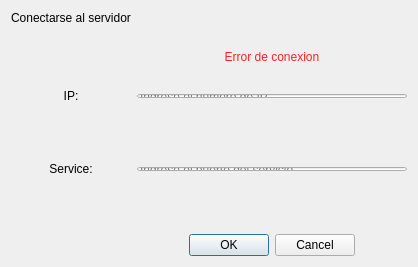
<?xml version="1.0" encoding="UTF-8"?>
<ui version="4.0">
 <class>ConectView</class>
 <widget class="QDialog" name="ConectView">
  <property name="geometry">
   <rect>
    <x>0</x>
    <y>0</y>
    <width>418</width>
    <height>267</height>
   </rect>
  </property>
  <property name="windowTitle">
   <string>Dialog</string>
  </property>
  <layout class="QGridLayout" name="gridLayout">
   <item row="2" column="0">
    <widget class="QLabel" name="label">
     <property name="text">
      <string>IP:</string>
     </property>
     <property name="alignment">
      <set>Qt::AlignCenter</set>
     </property>
     <property name="margin">
      <number>10</number>
     </property>
    </widget>
   </item>
   <item row="3" column="0">
    <spacer name="verticalSpacer_2">
     <property name="orientation">
      <enum>Qt::Vertical</enum>
     </property>
     <property name="sizeHint" stdset="0">
      <size>
       <width>20</width>
       <height>40</height>
      </size>
     </property>
    </spacer>
   </item>
   <item row="0" column="0">
    <widget class="QLabel" name="label_3">
     <property name="text">
      <string>Conectarse al servidor</string>
     </property>
     <property name="margin">
      <number>10</number>
     </property>
    </widget>
   </item>
   <item row="1" column="0">
    <spacer name="verticalSpacer">
     <property name="orientation">
      <enum>Qt::Vertical</enum>
     </property>
     <property name="sizeHint" stdset="0">
      <size>
       <width>20</width>
       <height>40</height>
      </size>
     </property>
    </spacer>
   </item>
   <item row="4" column="0">
    <widget class="QLabel" name="label_2">
     <property name="text">
      <string>Service:</string>
     </property>
     <property name="alignment">
      <set>Qt::AlignCenter</set>
     </property>
     <property name="margin">
      <number>10</number>
     </property>
    </widget>
   </item>
   <item row="5" column="0">
    <spacer name="verticalSpacer_3">
     <property name="orientation">
      <enum>Qt::Vertical</enum>
     </property>
     <property name="sizeHint" stdset="0">
      <size>
       <width>20</width>
       <height>40</height>
      </size>
     </property>
    </spacer>
   </item>
   <item row="2" column="1">
    <layout class="QVBoxLayout" name="IPVLayout">
     <property name="topMargin">
      <number>5</number>
     </property>
     <property name="bottomMargin">
      <number>5</number>
     </property>
     <item>
      <widget class="QLineEdit" name="ipInput">
       <property name="sizePolicy">
        <sizepolicy hsizetype="Expanding" vsizetype="Ignored">
         <horstretch>0</horstretch>
         <verstretch>0</verstretch>
        </sizepolicy>
       </property>
       <property name="inputMask">
        <string/>
       </property>
       <property name="placeholderText">
        <string>Ingrese el numero de IP</string>
       </property>
      </widget>
     </item>
    </layout>
   </item>
   <item row="4" column="1">
    <layout class="QVBoxLayout" name="ServicVLayout">
     <property name="topMargin">
      <number>5</number>
     </property>
     <property name="bottomMargin">
      <number>5</number>
     </property>
     <item>
      <widget class="QLineEdit" name="serviceInput">
       <property name="sizePolicy">
        <sizepolicy hsizetype="Expanding" vsizetype="Ignored">
         <horstretch>0</horstretch>
         <verstretch>0</verstretch>
        </sizepolicy>
       </property>
       <property name="placeholderText">
        <string>Ingrese el puerto del servicio</string>
       </property>
      </widget>
     </item>
    </layout>
   </item>
   <item row="6" column="1">
    <widget class="QDialogButtonBox" name="connectionBtnBox">
     <property name="standardButtons">
      <set>QDialogButtonBox::Cancel|QDialogButtonBox::Ok</set>
     </property>
     <property name="centerButtons">
      <bool>true</bool>
     </property>
    </widget>
   </item>
   <item row="1" column="1">
    <widget class="QLabel" name="errorLabel">
     <property name="palette">
      <palette>
       <active>
        <colorrole role="WindowText">
         <brush brushstyle="SolidPattern">
          <color alpha="217">
           <red>255</red>
           <green>0</green>
           <blue>0</blue>
          </color>
         </brush>
        </colorrole>
       </active>
       <inactive>
        <colorrole role="WindowText">
         <brush brushstyle="SolidPattern">
          <color alpha="217">
           <red>255</red>
           <green>0</green>
           <blue>0</blue>
          </color>
         </brush>
        </colorrole>
       </inactive>
       <disabled>
        <colorrole role="WindowText">
         <brush brushstyle="SolidPattern">
          <color alpha="63">
           <red>0</red>
           <green>0</green>
           <blue>0</blue>
          </color>
         </brush>
        </colorrole>
       </disabled>
      </palette>
     </property>
     <property name="text">
      <string>Error de conexion</string>
     </property>
     <property name="alignment">
      <set>Qt::AlignCenter</set>
     </property>
    </widget>
   </item>
  </layout>
 </widget>
 <resources/>
 <connections/>
</ui>
